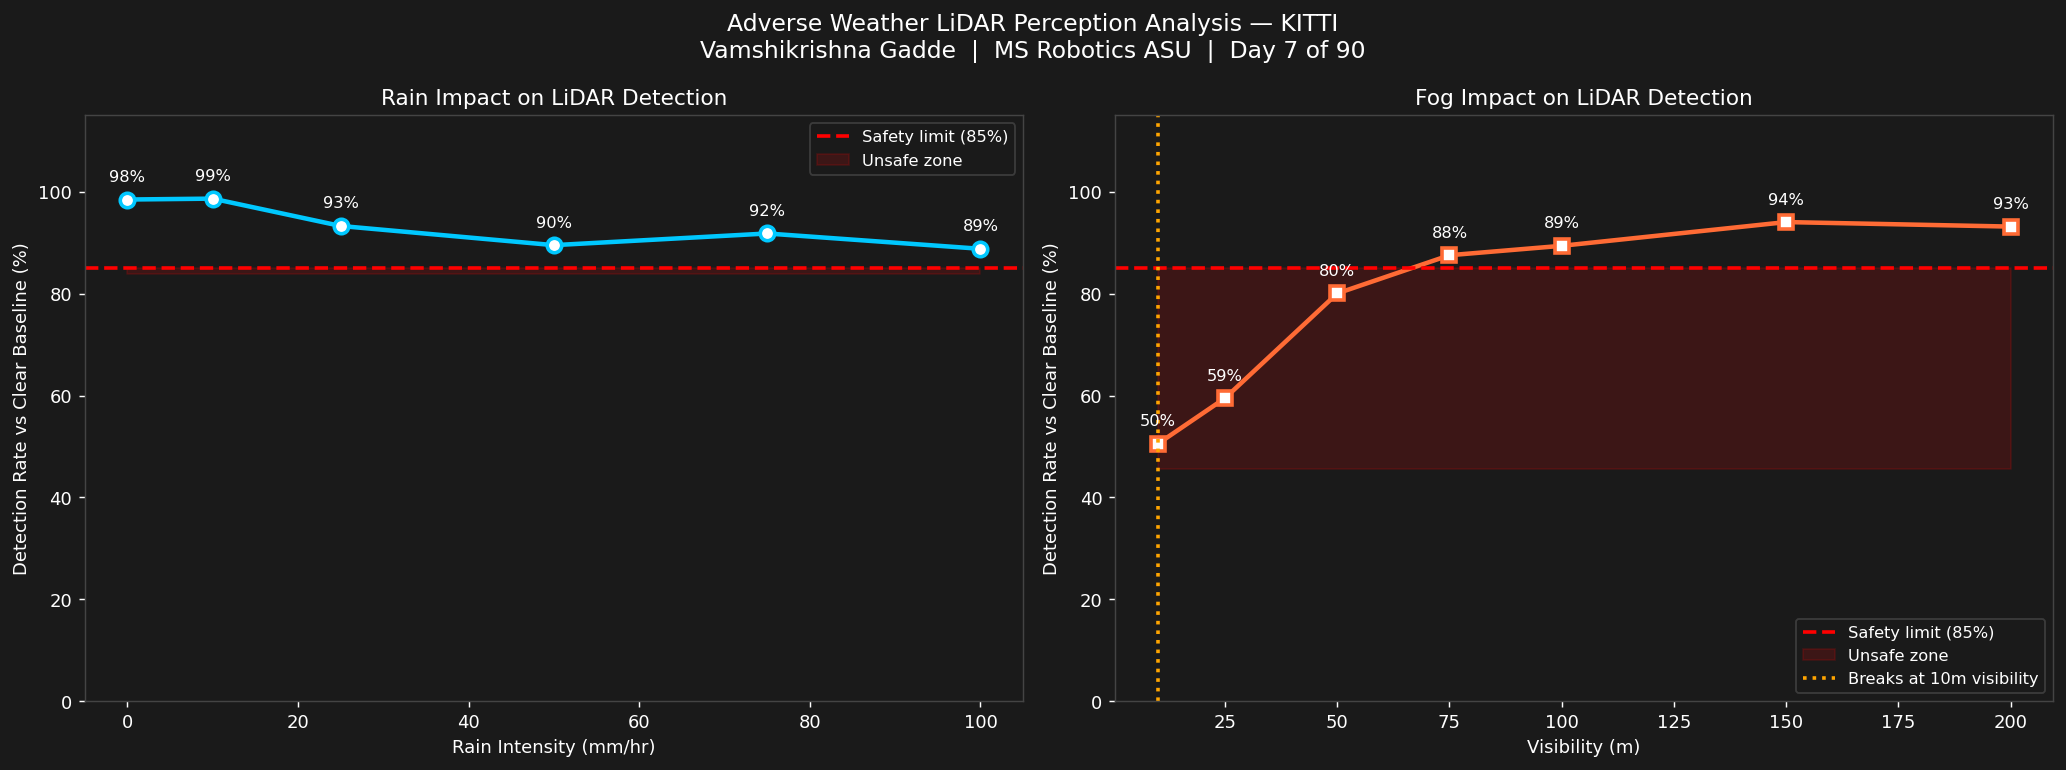

This figure's Python source:
# weather_benchmark.py
# Measures how rain and fog degrade LiDAR detection accuracy
# Runs my Day 1 detector on KITTI across weather conditions
# Looking for the exact intensity where detection becomes unsafe
#
# Vamshikrishna Gadde | Day 7 of 90 | MS Robotics ASU

import numpy as np
import os
import time
import matplotlib
matplotlib.use('Agg')
import matplotlib.pyplot as plt
from rain_simulator import load_kitti_lidar, simulate_rain, simulate_fog

KITTI_DIR = (
    r"C:\Users\vamsh\Downloads\kitti"
    r"\2011_09_26_drive_0001_sync"
    r"\2011_09_26"
    r"\2011_09_26_drive_0001_sync"
    r"\velodyne_points\data"
)

RESULTS_DIR      = "results"
VOXEL_SIZE       = 0.2
RANSAC_DIST      = 0.3
DBSCAN_EPS       = 0.5
DBSCAN_MIN_PTS   = 10
SAFETY_THRESHOLD = 0.85  # below 85% of baseline = unsafe


def voxel_downsample(points, voxel_size):
    # keep one point per voxel grid cell
    coords = np.floor(points[:, :3] / voxel_size).astype(int)
    _, idx = np.unique(coords, axis=0, return_index=True)
    return points[idx]


def remove_ground_ransac(points, dist_thresh=0.3, n_iter=100):
    # RANSAC to find and remove the ground plane
    # samples 3 random points, fits plane, keeps best
    best_mask  = np.zeros(len(points), dtype=bool)
    best_count = 0

    for _ in range(n_iter):
        idx     = np.random.choice(len(points), 3, replace=False)
        p1, p2, p3 = points[idx, :3]
        v1, v2  = p2 - p1, p3 - p1
        n       = np.cross(v1, v2)

        if np.linalg.norm(n) < 1e-6:
            continue

        n     = n / np.linalg.norm(n)
        dists = np.abs(points[:, :3] @ n - np.dot(n, p1))
        mask  = dists < dist_thresh

        if mask.sum() > best_count:
            best_count = mask.sum()
            best_mask  = mask

    return points[~best_mask]


def dbscan_cluster(points, eps=0.5, min_pts=10):
    # basic DBSCAN — slow but no dependencies
    # NOTE: scipy version would be 100x faster
    #       keeping this pure numpy for transparency
    if len(points) == 0:
        return []

    n        = len(points)
    labels   = -np.ones(n, dtype=int)
    visited  = np.zeros(n, dtype=bool)
    cid      = 0

    def get_neighbors(i):
        d = np.sqrt(((points[:, :3] - points[i, :3])**2).sum(axis=1))
        return np.where(d < eps)[0]

    for i in range(n):
        if visited[i]:
            continue
        visited[i] = True
        nbrs = get_neighbors(i)

        if len(nbrs) < min_pts:
            continue

        labels[i] = cid
        queue = list(nbrs)

        while queue:
            j = queue.pop(0)
            if not visited[j]:
                visited[j] = True
                nbrs_j = get_neighbors(j)
                if len(nbrs_j) >= min_pts:
                    queue.extend(nbrs_j.tolist())
            if labels[j] == -1:
                labels[j] = cid

        cid += 1

    return [points[labels == c] for c in range(cid)]


def detect_objects(points):
    # full pipeline: downsample → remove ground → cluster
    # returns valid clusters and runtime
    t0 = time.time()

    if len(points) < 100:
        return [], time.time() - t0

    ds    = voxel_downsample(points, VOXEL_SIZE)
    above = remove_ground_ransac(ds, RANSAC_DIST)

    # height filter — above ground, below rooftop
    above = above[(above[:, 2] > -1.5) & (above[:, 2] < 3.0)]

    if len(above) < 50:
        return [], time.time() - t0

    clusters = dbscan_cluster(above, DBSCAN_EPS, DBSCAN_MIN_PTS)

    # filter by cluster size — ignore noise and walls
    valid = [c for c in clusters if 20 < len(c) < 2000]

    return valid, time.time() - t0


def run_benchmark(frame_paths):
    # test each frame at all rain and fog levels
    # compare detection count vs clean baseline

    rain_levels = [0, 10, 25, 50, 75, 100]
    fog_levels  = [200, 150, 100, 75, 50, 25, 10]

    rain_rates = {r: [] for r in rain_levels}
    fog_rates  = {v: [] for v in fog_levels}

    print(f"\n  Testing {len(frame_paths)} frames × "
          f"{len(rain_levels)} rain + {len(fog_levels)} fog levels")
    print(f"  {'─'*55}")

    for fi, fpath in enumerate(frame_paths):
        pts      = load_kitti_lidar(fpath)
        fname    = os.path.basename(fpath)
        baseline, _ = detect_objects(pts)
        n_base   = len(baseline)

        if n_base == 0:
            print(f"  Frame {fi+1:02d} — no objects detected, skipping")
            continue

        print(f"\n  Frame {fi+1:02d}/{len(frame_paths)} "
              f"({fname[:14]}) baseline={n_base} objects")

        for r in rain_levels:
            deg, _ = simulate_rain(pts, r, seed=fi)
            det, _ = detect_objects(deg)
            rate   = min(len(det) / n_base, 1.0)
            rain_rates[r].append(rate)

        for v in fog_levels:
            deg, _ = simulate_fog(pts, v, seed=fi)
            det, _ = detect_objects(deg)
            rate   = min(len(det) / n_base, 1.0)
            fog_rates[v].append(rate)

        # quick summary for this frame
        summary = "  ".join([
            f"{r}:{rain_rates[r][-1]*100:.0f}%"
            for r in rain_levels
        ])
        print(f"    rain → {summary}")

    rain_mean = {r: np.mean(v) for r, v in rain_rates.items() if v}
    fog_mean  = {v: np.mean(r) for v, r in fog_rates.items()  if r}

    return rain_mean, fog_mean


def find_unsafe_threshold(results, threshold=SAFETY_THRESHOLD):
    # returns first intensity where detection drops below threshold
    for intensity, rate in sorted(results.items()):
        if rate < threshold:
            return intensity
    return None


def plot_results(rain_mean, fog_mean):
    fig, axes = plt.subplots(1, 2, figsize=(16, 6))
    fig.patch.set_facecolor('#1a1a1a')
    fig.suptitle(
        "Adverse Weather LiDAR Perception Analysis — KITTI\n"
        "Vamshikrishna Gadde  |  MS Robotics ASU  |  Day 7 of 90",
        fontsize=13, color='white'
    )

    def style_ax(ax):
        ax.set_facecolor('#1a1a1a')
        ax.tick_params(colors='white')
        for spine in ax.spines.values():
            spine.set_edgecolor('#444444')

    # rain chart
    ax1   = axes[0]
    rx    = sorted(rain_mean.keys())
    ry    = [rain_mean[r] * 100 for r in rx]
    style_ax(ax1)

    ax1.plot(rx, ry, 'o-', color='#00C8FF', linewidth=2.5,
             markersize=8, markerfacecolor='white',
             markeredgecolor='#00C8FF', markeredgewidth=2)
    ax1.axhline(y=SAFETY_THRESHOLD * 100, color='red',
                linestyle='--', linewidth=2,
                label=f'Safety limit ({SAFETY_THRESHOLD*100:.0f}%)')
    ax1.fill_between(rx,
                     [SAFETY_THRESHOLD * 100] * len(rx),
                     [max(0, min(ry) - 5)] * len(rx),
                     alpha=0.15, color='red', label='Unsafe zone')

    thresh = find_unsafe_threshold(rain_mean)
    if thresh:
        ax1.axvline(x=thresh, color='orange', linestyle=':',
                    linewidth=2, label=f'Breaks at {thresh} mm/hr')

    for x, y in zip(rx, ry):
        ax1.annotate(f'{y:.0f}%', xy=(x, y),
                     xytext=(0, 10), textcoords='offset points',
                     ha='center', color='white', fontsize=9)

    ax1.set_xlabel('Rain Intensity (mm/hr)', color='white')
    ax1.set_ylabel('Detection Rate vs Clear Baseline (%)',
                   color='white')
    ax1.set_title('Rain Impact on LiDAR Detection',
                  color='white', fontsize=12)
    ax1.set_ylim(0, 115)
    ax1.legend(facecolor='#1a1a1a', labelcolor='white',
               fontsize=9, edgecolor='#444')

    # fog chart
    ax2 = axes[1]
    fx  = sorted(fog_mean.keys(), reverse=True)
    fy  = [fog_mean[v] * 100 for v in fx]
    style_ax(ax2)

    ax2.plot(fx, fy, 's-', color='#FF6B35', linewidth=2.5,
             markersize=8, markerfacecolor='white',
             markeredgecolor='#FF6B35', markeredgewidth=2)
    ax2.axhline(y=SAFETY_THRESHOLD * 100, color='red',
                linestyle='--', linewidth=2,
                label=f'Safety limit ({SAFETY_THRESHOLD*100:.0f}%)')
    ax2.fill_between(fx,
                     [SAFETY_THRESHOLD * 100] * len(fx),
                     [max(0, min(fy) - 5)] * len(fy),
                     alpha=0.15, color='red', label='Unsafe zone')

    fog_thresh = find_unsafe_threshold(fog_mean)
    if fog_thresh:
        ax2.axvline(x=fog_thresh, color='orange', linestyle=':',
                    linewidth=2,
                    label=f'Breaks at {fog_thresh}m visibility')

    for x, y in zip(fx, fy):
        ax2.annotate(f'{y:.0f}%', xy=(x, y),
                     xytext=(0, 10), textcoords='offset points',
                     ha='center', color='white', fontsize=9)

    ax2.set_xlabel('Visibility (m)', color='white')
    ax2.set_ylabel('Detection Rate vs Clear Baseline (%)',
                   color='white')
    ax2.set_title('Fog Impact on LiDAR Detection',
                  color='white', fontsize=12)
    ax2.set_ylim(0, 115)
    ax2.legend(facecolor='#1a1a1a', labelcolor='white',
               fontsize=9, edgecolor='#444')

    plt.tight_layout()
    os.makedirs(RESULTS_DIR, exist_ok=True)
    path = os.path.join(RESULTS_DIR, 'weather_benchmark.png')
    plt.savefig(path, dpi=130, bbox_inches='tight',
                facecolor='#1a1a1a')
    plt.close()
    print(f"\n  Saved: {path}")
    return path


if __name__ == "__main__":

    print("\n" + "="*58)
    print("  Adverse Weather Perception Benchmark")
    print("  Day 7 of 90")
    print("="*58)

    files = sorted([
        os.path.join(KITTI_DIR, f)
        for f in os.listdir(KITTI_DIR)
        if f.endswith('.bin')
    ])[:10]

    print(f"  Frames    : {len(files)}")
    print(f"  Threshold : {SAFETY_THRESHOLD*100:.0f}%")

    rain_mean, fog_mean = run_benchmark(files)

    print(f"\n  {'='*58}")
    print(f"  RAIN RESULTS")
    print(f"  {'mm/hr':<12} {'Rate':<14} {'Status'}")
    print(f"  {'─'*40}")
    for r in sorted(rain_mean):
        rate   = rain_mean[r]
        status = "✅ Safe" if rate >= SAFETY_THRESHOLD else "❌ UNSAFE"
        print(f"  {r:<12} {rate*100:<14.1f}% {status}")

    print(f"\n  FOG RESULTS")
    print(f"  {'Vis (m)':<12} {'Rate':<14} {'Status'}")
    print(f"  {'─'*40}")
    for v in sorted(fog_mean, reverse=True):
        rate   = fog_mean[v]
        status = "✅ Safe" if rate >= SAFETY_THRESHOLD else "❌ UNSAFE"
        print(f"  {v:<12} {rate*100:<14.1f}% {status}")

    rain_thresh = find_unsafe_threshold(rain_mean)
    fog_thresh  = find_unsafe_threshold(fog_mean)

    print(f"\n  KEY FINDINGS")
    print(f"  {'─'*40}")
    if rain_thresh:
        print(f"  Rain unsafe at : {rain_thresh} mm/hr")
    else:
        print(f"  Rain stays safe across all tested levels")
    if fog_thresh:
        print(f"  Fog unsafe at  : {fog_thresh}m visibility")
    else:
        print(f"  Fog stays safe across all tested levels")

    print(f"\n  This is the Operational Design Domain boundary.")
    print(f"  Waymo defines ODD limits exactly like this.")

    plot_results(rain_mean, fog_mean)
    print("="*58)
